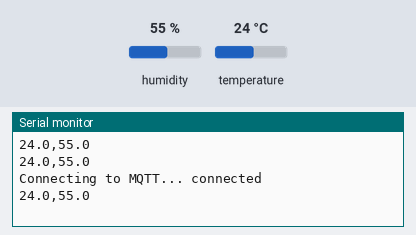
The sketch below on a simulated ESP32. Shown: the last lines printed to the serial monitor. The test bench sets the inputs (shaded band); at power-on: humidity 55 %, temperature 24 °C. WiFi joins after 1.5 s; servers stay silent unless stated; no MQTT or app messages arrive unless stated.

Above: at 6.8 s.
6.9 s: humidity set to 22 %
At 8.3 s:
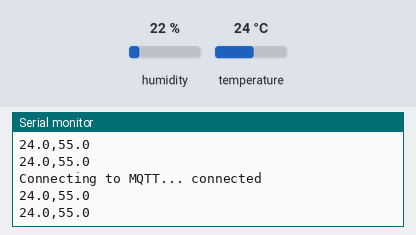
12.3 s: temperature set to 12 °C
At 15.3 s:
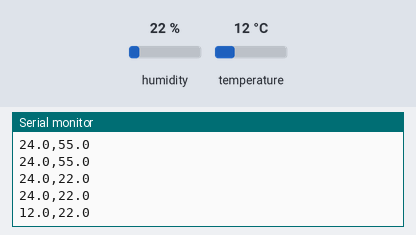
17.7 s: humidity set to 40 %
At 18.7 s:
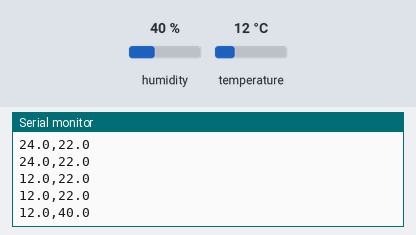
Timing chart, 0 to 20.7 s (numbered marks = the images above; inputs shaded):
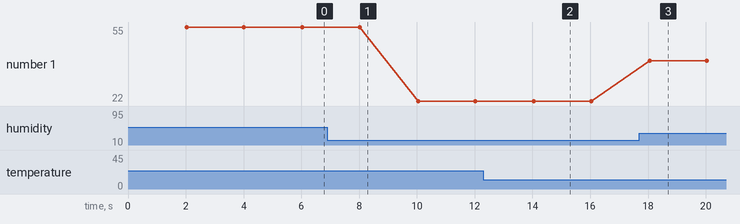

The sketch:

sketch_oct21a.ino
```cpp
#include <WiFi.h>
#include <PubSubClient.h>
#include <math.h>
#include "DHT.h"

#define DHTPIN 4
#define DHTTYPE DHT11

const char* WIFI_SSID = "Your WIFI_SSID";
const char* WIFI_PASSWORD = "Your WIFI_PASSWORD";

const char* MQTT_SERVER = "Your MQTT_SERVER";
const uint16_t MQTT_PORT = 1883;
const char* MQTT_USERNAME = "Your MQTT_USERNAME";
const char* MQTT_PASSWORD = "Your MQTT_PASSWORD";
const char* MQTT_CLIENT_ID = "dht11-esp32-01";
const char* MQTT_TOPIC = "YOUR_MQTT_TOPIC";

DHT dht(DHTPIN, DHTTYPE);
WiFiClient wifiClient;
PubSubClient mqttClient(wifiClient);

unsigned long lastSampleMs = 0;
unsigned long lastWifiAttemptMs = 0;
unsigned long lastMqttAttemptMs = 0;

void maintainConnections() {
	const unsigned long now = millis();

	if (WiFi.status() != WL_CONNECTED) {
		if (mqttClient.connected()) {
			mqttClient.disconnect();
		}

		if (now - lastWifiAttemptMs >= 10000) {
			lastWifiAttemptMs = now;
			Serial.println("WiFi disconnected; reconnecting");
			WiFi.disconnect();
			WiFi.begin(WIFI_SSID, WIFI_PASSWORD);
		}
		return;
	}

	if (!mqttClient.connected() && now - lastMqttAttemptMs >= 5000) {
		lastMqttAttemptMs = now;
		Serial.print("Connecting to MQTT... ");
		if (mqttClient.connect(MQTT_CLIENT_ID, MQTT_USERNAME, MQTT_PASSWORD)) {
			Serial.println("connected");
		} else {
			Serial.print("failed, state=");
			Serial.println(mqttClient.state());
		}
	}
}

void setup() {
	Serial.begin(115200);
	dht.begin();

	WiFi.mode(WIFI_STA);
	WiFi.begin(WIFI_SSID, WIFI_PASSWORD);
	lastWifiAttemptMs = millis();

	mqttClient.setServer(MQTT_SERVER, MQTT_PORT);
	mqttClient.setSocketTimeout(2);
}

void loop() {
	maintainConnections();
	mqttClient.loop();

	const unsigned long now = millis();
	if (now - lastSampleMs >= 2000) {
		lastSampleMs = now;

		const float humidity = dht.readHumidity();
		const float temperature = dht.readTemperature();

		if (isnan(humidity) || isnan(temperature)) {
			Serial.println("ERROR,DHT_READ_FAILED");
		} else {
			Serial.print(temperature, 1);
			Serial.print(',');
			Serial.println(humidity, 1);

			if (mqttClient.connected()) {
				char payload[80];
				snprintf(payload, sizeof(payload),
								 "{\"temperature\":%.1f,\"humidity\":%.1f}",
								 temperature, humidity);
				if (!mqttClient.publish(MQTT_TOPIC, payload)) {
					Serial.println("ERROR,MQTT_PUBLISH_FAILED");
				}
			}
		}
	}

	delay(10);
}
```

Measured:
- after the input at 12.3 s, the serial monitor: prints a new line after 1.7 s (image 2)
- after the input at 17.7 s, the serial monitor: prints a new line after 0.36 s (image 3)
- plotted number 1: 55 → 22 after the input at 6.9 s, 22 → 40 after the input at 17.7 s
